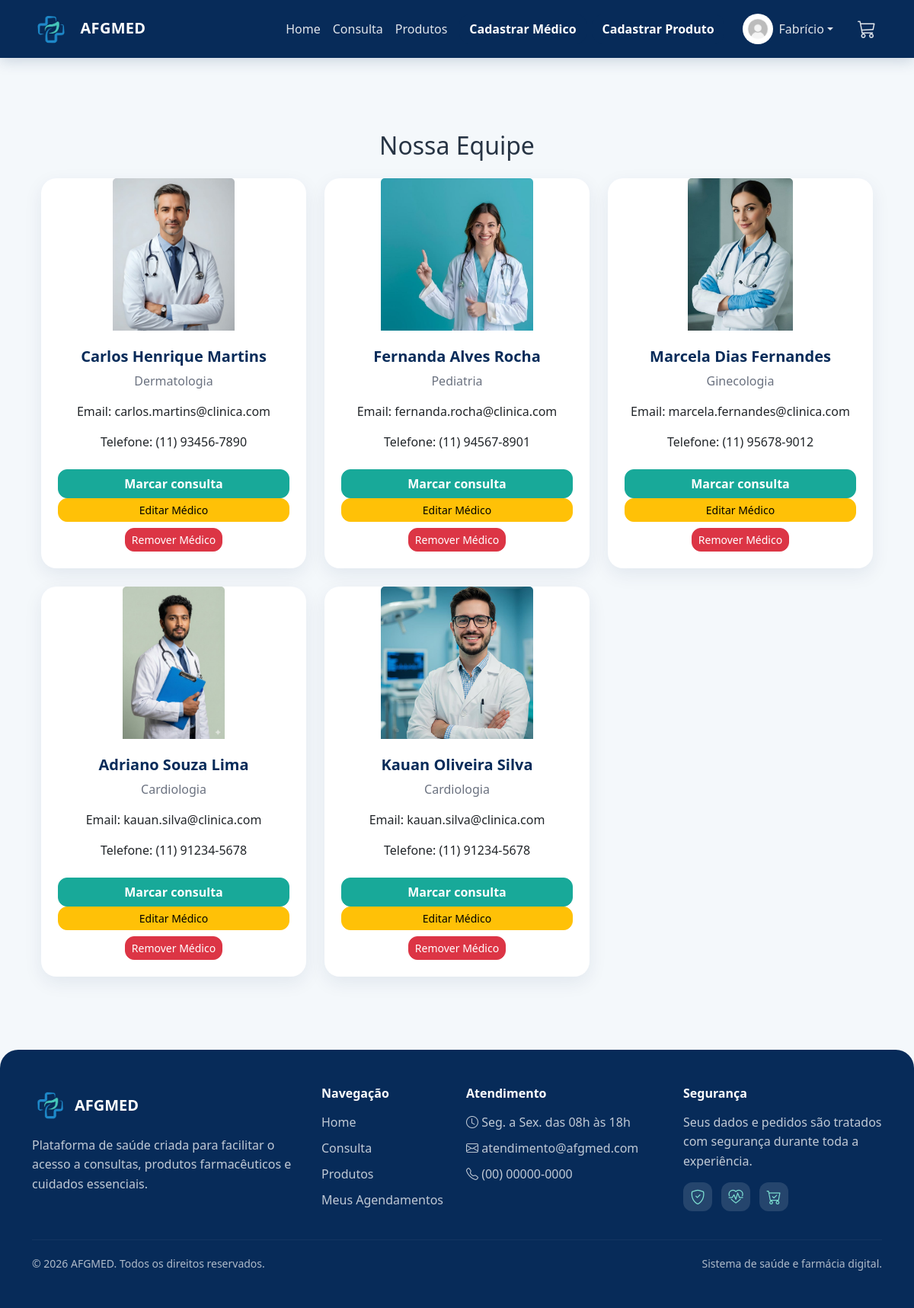
/medicos (signed in), run on the app's committed database.
### projetoafgmed/models.py (models this page shows)
class Usuario(database.Model, UserMixin):
    id = database.Column(database.Integer, primary_key=True)
    nome = database.Column(database.String, nullable=False)
    sobrenome = database.Column(database.String, nullable=False)
    email = database.Column(database.String, nullable=False, unique=True)
    senha = database.Column(database.String, nullable=False)
    foto = database.Column(database.String(200), nullable=True, default='usuario_padrao.jpg')
    is_admin = database.Column(database.Boolean, default=False)
    perfil = database.relationship('PerfilUsuario', backref='usuario', uselist=False)
    carrinho = database.relationship('Carrinho', backref='usuario', uselist=False)
    consultas = database.relationship('Consulta', backref='usuario', lazy=True)

class Medico(database.Model):
    id = database.Column(database.Integer, primary_key=True)
    nome = database.Column(database.String, nullable=False)
    especialidade = database.Column(database.String, nullable=False)
    email = database.Column(database.String)
    telefone = database.Column(database.String)
    foto = database.Column(database.String, default="default.jpg")
    data_criacao = database.Column(database.DateTime, nullable=False, default=datetime.utcnow)

### projetoafgmed/routes.py (the view)
@app.route("/medicos")
@login_required
def medicos():
    return render_template("medicos.html", medicos=Medico.query.all())

### projetoafgmed/models.py (called while the page is built)
@login_manager.user_loader
def load_usuario(id_usuario):
    return Usuario.query.get(int(id_usuario))

### projetoafgmed/routes.py (called while the page is built, shortened)
@app.context_processor
def carrinho_global():
    if current_user.is_authenticated:
        carrinho = Carrinho.query.filter_by(
            id_usuario=current_user.id,
            status="ativo"
        ).first()
        itens = carrinho.itens if carrinho else []
        total = sum(item.quantidade * item.preco_unitario for item in itens)
        quantidade = sum(item.quantidade for item in itens)
        return {
            "carrinho": carrinho,
            "itens_carrinho": itens,
            "total_carrinho": total,
            "quantidade_carrinho": quantidade
        }

### projetoafgmed/templates/medicos.html (shortened to what this page needs)
{% extends "base.html" %}
{% block content %}
<div class="container py-5">
    <h2 class="mb-4 text-center">Nossa Equipe</h2>
    <div class="row row-cols-1 row-cols-md-3 g-4">
        {% for medico in medicos %}
        <div class="col">
            <div class="card h-100 text-center shadow-sm">
                <div class="card-img-container">
                    <img src="{{ url_for('static', filename='fotos_medicos/' ~ medico.foto) }}"
                         class="card-img-top"
                         alt="{{ medico.nome }}">
                </div>
                <div class="card-body d-flex flex-column">
                    <h5 class="card-title fw-bold">{{ medico.nome }}</h5>
                    <p class="text-muted">{{ medico.especialidade }}</p>
                    <p>Email: {{ medico.email }}</p>
                    <p>Telefone: {{ medico.telefone }}</p>
                    <a href="{{ url_for('consultas', medico_id=medico.id) }}" class="btn btn-success mt-2">Marcar consulta</a>
                    {% if current_user.is_admin %}
                    <div class="mt-auto d-grid gap-2">
                        <a href="{{ url_for('editar_medico', id_medico=medico.id) }}" class="btn btn-sm btn-warning">
                            Editar Médico
                        </a>
                        <form action="{{ url_for('remover_medico', id_medico=medico.id) }}" method="post">
                            <button type="submit" class="btn btn-sm btn-danger"
                                    onclick="return confirm('Deseja realmente remover este médico?');">
                                Remover Médico
                            </button>
                        </form>
                    </div>
                    {% endif %}
                </div>
            </div>
        </div>
        {% else %}
        <p class="text-center">Nenhum médico cadastrado.</p>
        {% endfor %}
    </div>
</div>
{% endblock %}

### projetoafgmed/templates/base.html (shortened to what this page needs)
<!DOCTYPE html>
<html lang="pt-br">
<head>
    <link href="https://cdn.jsdelivr.net/npm/bootstrap@5.3.8/dist/css/bootstrap.min.css" rel="stylesheet">
    <link rel="stylesheet" href="https://cdn.jsdelivr.net/npm/bootstrap-icons@1.11.3/font/bootstrap-icons.css">
    <link rel="stylesheet" href="{{ url_for('static', filename='css/style.css') }}">
</head>
<body>
<nav class="navbar navbar-expand-lg navbar-dark bg-dark">
    <div class="container">
        <a class="navbar-brand" href="{{ url_for('homepage') }}">
            <img src="{{ url_for('static', filename='imagens/logo.jpg') }}" alt="Logo" width="50" class="me-2">
            AFGMED
        </a>
        <div class="collapse navbar-collapse" id="navbarNav">
            <ul class="navbar-nav ms-auto align-items-center">
                <li class="nav-item"><a class="nav-link" href="{{ url_for('homepage') }}">Home</a></li>
                <li class="nav-item"><a class="nav-link" href="{{ url_for('medicos') }}">Consulta</a></li>
                <li class="nav-item"><a class="nav-link" href="{{ url_for('produtos') }}">Produtos</a></li>
                {% if current_user.is_authenticated and current_user.is_admin %}
                    <li class="nav-item ms-2">
                        <a class="btn btn-primary" href="{{ url_for('cadastro_medico') }}">Cadastrar Médico</a>
                    </li>
                    <li class="nav-item ms-2">
                        <a class="btn btn-primary" href="{{ url_for('cadastro_produto') }}">Cadastrar Produto</a>
                    </li>
                {% endif %}
            </ul>
            <ul class="navbar-nav ms-3 align-items-center">
                {% if current_user.is_authenticated %}
                    <li class="nav-item dropdown me-3">
                        <a class="nav-link dropdown-toggle d-flex align-items-center" href="#" id="perfilDropdown" role="button" data-bs-toggle="dropdown" aria-expanded="false">
                            <img src="{{ url_for('static', filename='fotos_perfil/' + (current_user.foto or 'usuario_padrao.jpg')) }}"
                                 alt="Perfil"
                                 class="rounded-circle"
                                 style="width:40px; height:40px; object-fit:cover;">
                            <span class="ms-2">{{ current_user.nome }}</span>
                        </a>
                    </li>
                    <li class="nav-item position-relative">
                        <a class="nav-link" href="#" data-bs-toggle="offcanvas" data-bs-target="#carrinhoLateral" aria-controls="carrinhoLateral">
                            <i class="bi bi-cart3" style="font-size: 1.5rem;"></i>
                        </a>
                    </li>
                {% endif %}
            </ul>
        </div>
    </div>
</nav>
<main class="container mt-5">
    {% block content %}{% endblock %}
</main>
<footer class="footer-afg mt-5">
    <div class="container py-5">
        <div class="row g-4">
            <div class="col-md-4">
                <div class="d-flex align-items-center mb-3">
                    <img src="{{ url_for('static', filename='imagens/logo.jpg') }}" alt="Logo AFGMED" width="48" class="footer-logo me-2">
                    <h5 class="mb-0 fw-bold">AFGMED</h5>
                </div>
                <p class="footer-text">
                    Plataforma de saúde criada para facilitar o acesso a consultas,
                    produtos farmacêuticos e cuidados essenciais.
                </p>
            </div>
            <div class="col-md-2">
                <h6 class="footer-title">Navegação</h6>
                <ul class="footer-links">
                    <li><a href="{{ url_for('homepage') }}">Home</a></li>
                    <li><a href="{{ url_for('medicos') }}">Consulta</a></li>
                    <li><a href="{{ url_for('produtos') }}">Produtos</a></li>
                    <li><a href="{{ url_for('meus_agendamentos') }}">Meus Agendamentos</a></li>
                </ul>
            </div>
            <div class="col-md-3">
                <h6 class="footer-title">Atendimento</h6>
                <ul class="footer-links">
                    <li><i class="bi bi-clock"></i> Seg. a Sex. das 08h às 18h</li>
                    <li><i class="bi bi-envelope"></i> atendimento@afgmed.com</li>
                    <li><i class="bi bi-telephone"></i> (00) 00000-0000</li>
                </ul>
            </div>
            <div class="col-md-3">
                <h6 class="footer-title">Segurança</h6>
                <p class="footer-text">
                    Seus dados e pedidos são tratados com segurança durante toda a experiência.
                </p>
                <div class="footer-icons">
                    <i class="bi bi-shield-check"></i>
                    <i class="bi bi-heart-pulse"></i>
                    <i class="bi bi-cart-check"></i>
                </div>
            </div>
        </div>
        <hr class="footer-line">
        <div class="d-flex flex-column flex-md-row justify-content-between align-items-center gap-2">
            <small>© 2026 AFGMED. Todos os direitos reservados.</small>
            <small>Sistema de saúde e farmácia digital.</small>
        </div>
    </div>
</footer>
</body>
</html>

### projetoafgmed/static/css/style.css (style rules this page uses)
body { background: #f4f8fb; color: #273444; font-family: 'Segoe UI', Tahoma, Geneva, Verdana, sans-serif; }
.navbar { background: #072B59 !important; box-shadow: 0 4px 18px rgba(7, 43, 89, 0.18); }
.navbar-brand { font-weight: 700; letter-spacing: .3px; }
.navbar-brand img { border-radius: 10px; object-fit: cover; }
.navbar .nav-link { color: rgba(255, 255, 255, .88) !important; font-weight: 500; }
.btn { border-radius: 12px; transition: .2s ease; }
.btn-primary { background-color: #072B59; border-color: #072B59; font-weight: 700; }
.btn-success { background-color: #18A999; border-color: #18A999; font-weight: 700; }
.card { border: none; border-radius: 20px; overflow: hidden; transition: .25s ease; box-shadow: 0 8px 24px rgba(7,43,89,.08) !important; }
.card-body { padding: 22px; }
.card-title { color: #072B59; }
.card-img-top { background: linear-gradient(180deg, #eef7fb, #ffffff); }
.card-img-container { width: 100%; height: 200px; overflow: hidden; display: flex; justify-content: center; align-items: center; }
.card-img-container img { width: auto; height: 100%; object-fit: cover; }
.text-muted { color: #6b7280 !important; }
.footer-afg { background: #072B59; color: #ffffff; border-radius: 24px 24px 0 0; }
.footer-logo { border-radius: 10px; object-fit: cover; }
.footer-text { color: rgba(255, 255, 255, 0.75); line-height: 1.6; margin-bottom: 0; }
.footer-title { font-weight: 700; margin-bottom: 15px; color: #ffffff; }
.footer-links { list-style: none; padding: 0; margin: 0; }
.footer-links li { margin-bottom: 10px; color: rgba(255, 255, 255, 0.75); }
.footer-links a { color: rgba(255, 255, 255, 0.75); text-decoration: none; transition: .2s ease; }
.footer-icons { display: flex; gap: 12px; margin-top: 15px; }
.footer-icons i { width: 38px; height: 38px; background: rgba(255, 255, 255, 0.12); color: #7ee0d2; border-radius: 12px; display: grid; place-items: center; font-size: 1.2rem; }
.footer-line { border-color: rgba(255, 255, 255, 0.18); margin: 30px 0 20px; }
.footer-afg small { color: rgba(255, 255, 255, 0.68); }

### data on the page
Usuario: foto (picture), nome "Fabrício"
Medico: foto (picture), nome "Carlos Henrique Martins", especialidade "Dermatologia", email "carlos.martins@clinica.com", telefone "(11) 93456-7890"
Medico: foto (picture), nome "Fernanda Alves Rocha", especialidade "Pediatria", email "fernanda.rocha@clinica.com", telefone "(11) 94567-8901"
Medico: foto (picture), nome "Marcela Dias Fernandes", especialidade "Ginecologia", email "marcela.fernandes@clinica.com", telefone "(11) 95678-9012"
Medico: foto (picture), nome "Adriano Souza Lima", especialidade "Cardiologia", email "kauan.silva@clinica.com", telefone "(11) 91234-5678"
Medico: foto (picture), nome "Kauan Oliveira Silva", especialidade "Cardiologia", email "kauan.silva@clinica.com", telefone "(11) 91234-5678"
